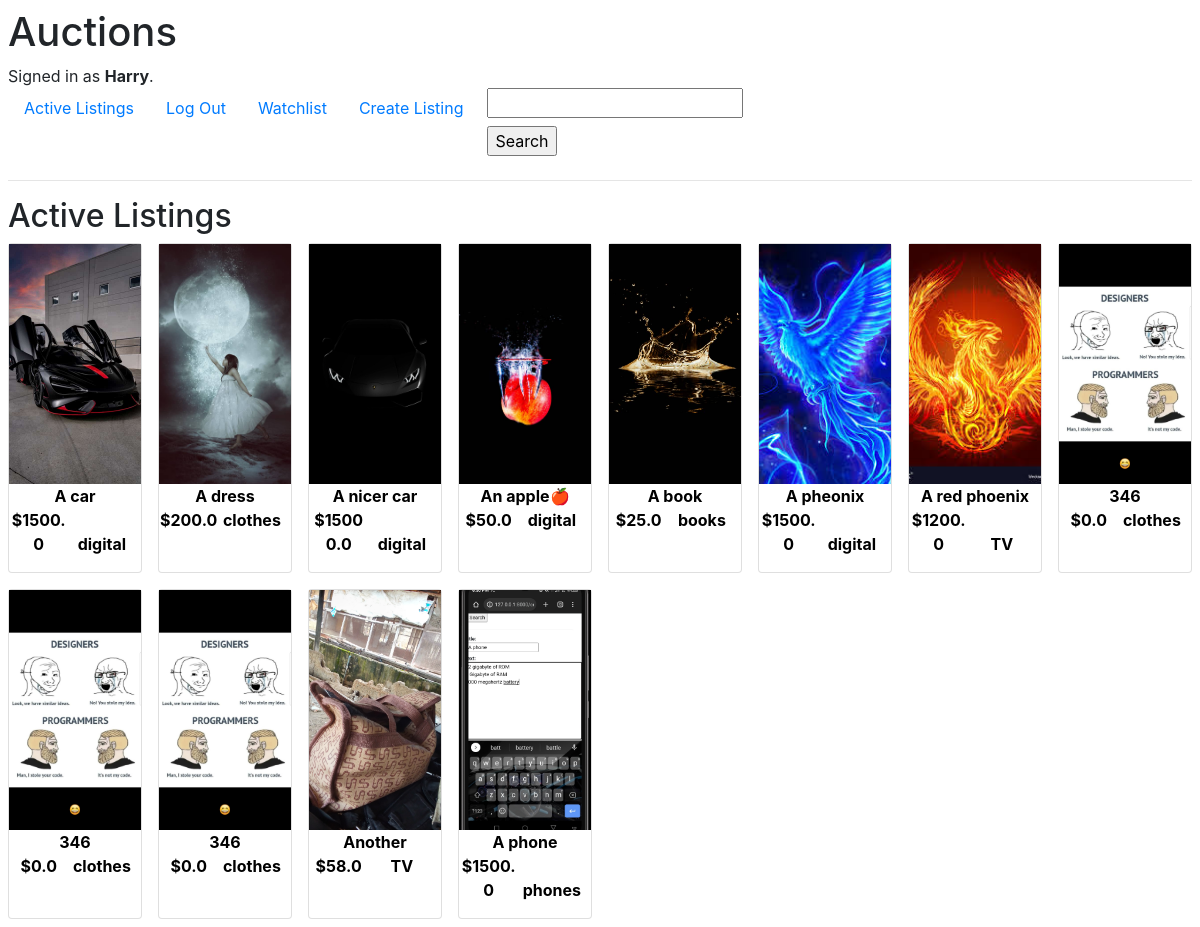
The page / (signed in) on the database its author committed.
### auctions/models.py (models this page shows, shortened)
class User(AbstractUser):
    id = models.AutoField(primary_key=True)
    pass

class Description(models.Model):
    id = models.AutoField(primary_key=True)
    title = models.CharField(max_length=40)
    text = models.TextField()
    image = models.ImageField(upload_to="images")
    startingPrice = models.FloatField()
    currentPrice = models.FloatField(default=0)
    category = models.CharField(max_length=25,choices=CATEGORY,null=True)
    itemSoldAs = models.OneToOneField(Auction, on_delete=models.CASCADE, related_name="saleAs")

### auctions/views.py (the view)
# urls.py: path("", views.index, name="index"),
def index(request, Category=None):
    if Category == "search":
        Category = request.GET.get("Category")
        descriptions = Description.objects.filter(category=Category)
        return render(request, "auctions/index.html", {
            "descriptions": descriptions
        })
    descriptions = Description.objects.all()
    return render(request, "auctions/index.html", {
        "descriptions": descriptions
    })

### auctions/context_processors.py (called while the page is built)
def searchCategories(request):
    return {
        'categories': CATEGORY
    }

### auctions/templates/auctions/index.html
{% extends "auctions/layout.html" %}
{% block body %}
    <h2>Active Listings</h2>
        <div class="wrapper">
            {% for item in descriptions %}
                <div class="card">
                    <a class="a" href="{% url 'itemPage' item.itemSoldAs.id %}">
                        <span class="imgSpan" style="
                            background-image: url('{{ item.image.url }}');
                            background-size: cover;
                            background-repeat: no-repeat;
                            background-position: center;
                            ">
                        </span>
                        <p class="ul">
                            <span class="first">{{ item.title }}</span>
                            {% if item.currentPrice < item.startingPrice %}
                                <span class="second">${{ item.startingPrice }}</span>
                            {% else %}
                                <span class="second">${{ item.currentPrice }}</span>
                            {% endif %}
                            <span class="third">{{ item.category }}</span>
                        </p>
                    </a>
                </div>
                {% empty %}
                    <div class="coloumn">
                        No Items currently listed
                    </div>
            {% endfor %}
        </div>
{% endblock %}

### auctions/templates/auctions/layout.html (shortened to what this page needs)
{% load static %}
<!DOCTYPE html>
<html lang="en">
    <head>
        <link rel="stylesheet" href="https://stackpath.bootstrapcdn.com/bootstrap/4.4.1/css/bootstrap.min.css">
        <link href="{% static 'auctions/styles.css' %}" rel="stylesheet">
    </head>
    <body>
        <h1>Auctions</h1>
        <div>
            {% if user.is_authenticated %}
                Signed in as <strong>{{ user.username }}</strong>.
            {% else %}
                Not signed in.
            {% endif %}
        </div>
        <ul class="nav">
            <li class="nav-item">
                <a class="nav-link" href="{% url 'index' %}">Active Listings</a>
            </li>
            {% if user.is_authenticated %}
                <li class="nav-item">
                    <a class="nav-link" href="{% url 'logout' %}">Log Out</a>
                </li>
                <li class="nav-item">
                    <a class="nav-link" href="{% url 'watchlist' %}">Watchlist</a>
                </li>
                <li class="nav-item">
                    <a class="nav-link" href="{% url 'create_listing' %}">Create Listing</a>
                </li>
            {% endif %}
            <li class="nav-item">
                <form action="{% url 'index' 'search' %}" method="get" accept-charset="utf-8">
                    <input name="Category" list="Category"/>
                    <input type="submit" value="Search" />
                </form>
            </li>
        </ul>
        <hr>
        {% block body %}
        {% endblock %}
    </body>
</html>

### auctions/static/auctions/styles.css (style rules this page uses)
html { box-sizing: border-box; padding: .5rem; }
*, *:after, *:before { box-sizing: inherit; }
.wrapper { display: grid; gap: 1rem; grid-template-columns: repeat(auto-fit, minmax(120px,.5fr)); grid-auto-rows: auto; }
.ul { display: block; }
.ul span { text-align: center; }
.first { display: block; width: 100%; }
.second, .third { display: inline-block; width: 45%; }
.card { display: flex; flex-direction: column; }
.imgSpan { display: block; width: 100%; height: 240px; }
.a, .a:hover, .a:visited, .a:active { text-decoration: none; color: black; }
span { display: block; }
p, label { display: inline; font-weight: bold; }
input, select { margin: .5rem; margin-top: 0; display: block; }

### rows shown on the page
User: username "Harry"
Description: image (picture), title "A car", startingPrice "1500.0", category "digital"
Description: image (picture), title "A dress", startingPrice "200.0", category "clothes"
Description: image (picture), title "A nicer car", startingPrice "15000.0", category "digital"
Description: image (picture), title "An apple🍎", startingPrice "50.0", category "digital"
Description: image (picture), title "A book", startingPrice "25.0", category "books"
Description: image (picture), title "A pheonix", startingPrice "1500.0", category "digital"
Description: image (picture), title "A red phoenix", startingPrice "1200.0", category "TV"
Description: image (picture), title "346", currentPrice "0.0", category "clothes"
Description: image (picture), title "346", currentPrice "0.0", category "clothes"
Description: image (picture), title "346", currentPrice "0.0", category "clothes"
Description: image (picture), title "Another", startingPrice "58.0", category "TV"
Description: image (picture), title "A phone", startingPrice "1500.0", category "phones"
